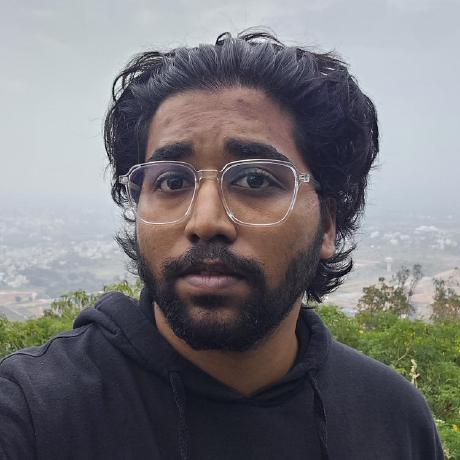
#> input picture assets/img/vignesh_headshot_circle.jpeg, 460 x 460 px
$ python crop_image.py
#> lines starting #> are read from the running program, lines starting #| are printed output that depends on the picture
from PIL import Image, ImageDraw

# Open the image
img = Image.open("assets/img/vignesh_headshot_circle.jpeg").convert("RGBA")

# Create a mask
size = min(img.size)
#> size = 460
mask = Image.new("L", img.size, 0)
#> mask: PIL image 460x460 L; every value is 0
draw = ImageDraw.Draw(mask)
draw.ellipse((0, 0, size, size), fill=255)

# Apply the mask to the image
result = Image.new("RGBA", img.size, (0, 0, 0, 0))
#> result: PIL image 460x460 RGBA; every value is 0
result.paste(img, (0, 0), mask=mask)
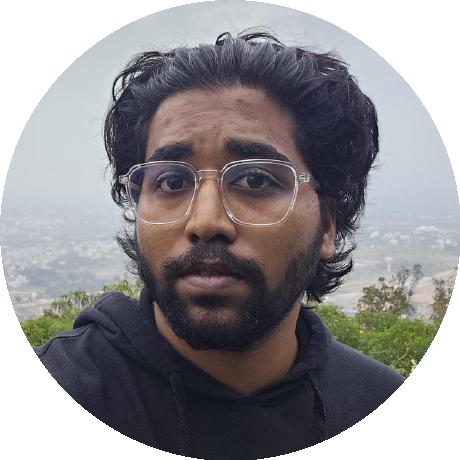
#> result: PIL image 460x460 RGBA; mean R, G, B, A 90.7, 88.2, 91.2, 201; transparent parts drawn white

# Crop to the bounding box of the circle
result = result.crop((0, 0, size, size))
result.save("assets/img/circular_image.png")

$ run again, with assets/img/headshot_circle.png saved as assets/img/vignesh_headshot_circle.jpeg
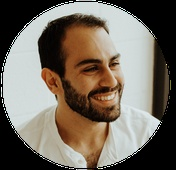
#> input picture assets/img/headshot_circle.png, 176 x 170 px
#> mask: PIL image 176x170 L; every value is 0
#> `result.paste(img, (0, 0), mask=mask)`:
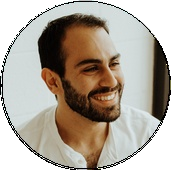
#> result: PIL image 176x170 RGBA; mean R, G, B, A 116.5, 107.4, 96.4, 195.4; transparent parts drawn white
#> `result = result.crop((0, 0, size, size))`:
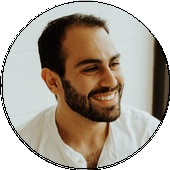
#> result: PIL image 170x170 RGBA; mean R, G, B, A 120.6, 111.2, 99.8, 202.1; transparent parts drawn white
